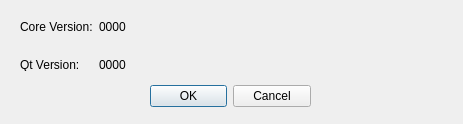
<?xml version="1.0" encoding="UTF-8"?>
<ui version="4.0">
 <class>VersionDialog</class>
 <widget class="QDialog" name="VersionDialog">
  <property name="geometry">
   <rect>
    <x>0</x>
    <y>0</y>
    <width>463</width>
    <height>124</height>
   </rect>
  </property>
  <property name="windowTitle">
   <string>Dialog</string>
  </property>
  <widget class="QDialogButtonBox" name="buttonBox">
   <property name="geometry">
    <rect>
     <x>150</x>
     <y>80</y>
     <width>161</width>
     <height>32</height>
    </rect>
   </property>
   <property name="orientation">
    <enum>Qt::Horizontal</enum>
   </property>
   <property name="standardButtons">
    <set>QDialogButtonBox::Cancel|QDialogButtonBox::Ok</set>
   </property>
  </widget>
  <widget class="QWidget" name="formLayoutWidget">
   <property name="geometry">
    <rect>
     <x>20</x>
     <y>20</y>
     <width>431</width>
     <height>51</height>
    </rect>
   </property>
   <layout class="QFormLayout" name="formLayout">
    <property name="verticalSpacing">
     <number>25</number>
    </property>
    <item row="0" column="0">
     <widget class="QLabel" name="label">
      <property name="text">
       <string>Core Version:</string>
      </property>
     </widget>
    </item>
    <item row="1" column="0">
     <widget class="QLabel" name="label_2">
      <property name="text">
       <string>Qt Version:</string>
      </property>
     </widget>
    </item>
    <item row="0" column="1">
     <widget class="QLabel" name="lblCoreVersion">
      <property name="text">
       <string>0000</string>
      </property>
     </widget>
    </item>
    <item row="1" column="1">
     <widget class="QLabel" name="lblQtVersion">
      <property name="text">
       <string>0000</string>
      </property>
     </widget>
    </item>
   </layout>
  </widget>
 </widget>
 <resources/>
 <connections>
  <connection>
   <sender>buttonBox</sender>
   <signal>accepted()</signal>
   <receiver>VersionDialog</receiver>
   <slot>accept()</slot>
   <hints>
    <hint type="sourcelabel">
     <x>248</x>
     <y>254</y>
    </hint>
    <hint type="destinationlabel">
     <x>157</x>
     <y>274</y>
    </hint>
   </hints>
  </connection>
  <connection>
   <sender>buttonBox</sender>
   <signal>rejected()</signal>
   <receiver>VersionDialog</receiver>
   <slot>reject()</slot>
   <hints>
    <hint type="sourcelabel">
     <x>316</x>
     <y>260</y>
    </hint>
    <hint type="destinationlabel">
     <x>286</x>
     <y>274</y>
    </hint>
   </hints>
  </connection>
 </connections>
</ui>
